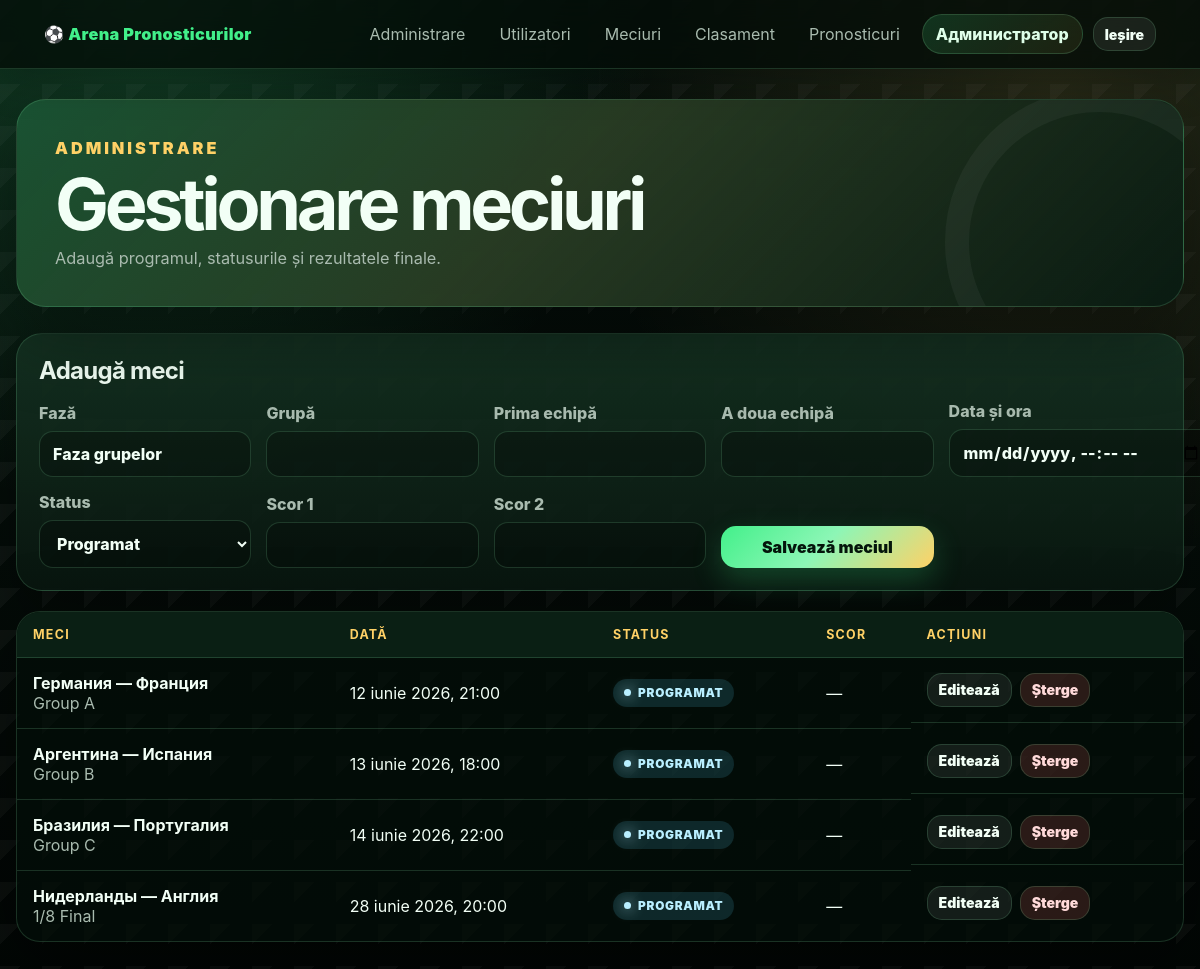
Before: /admin/matches.php (signed in) with the older database file.
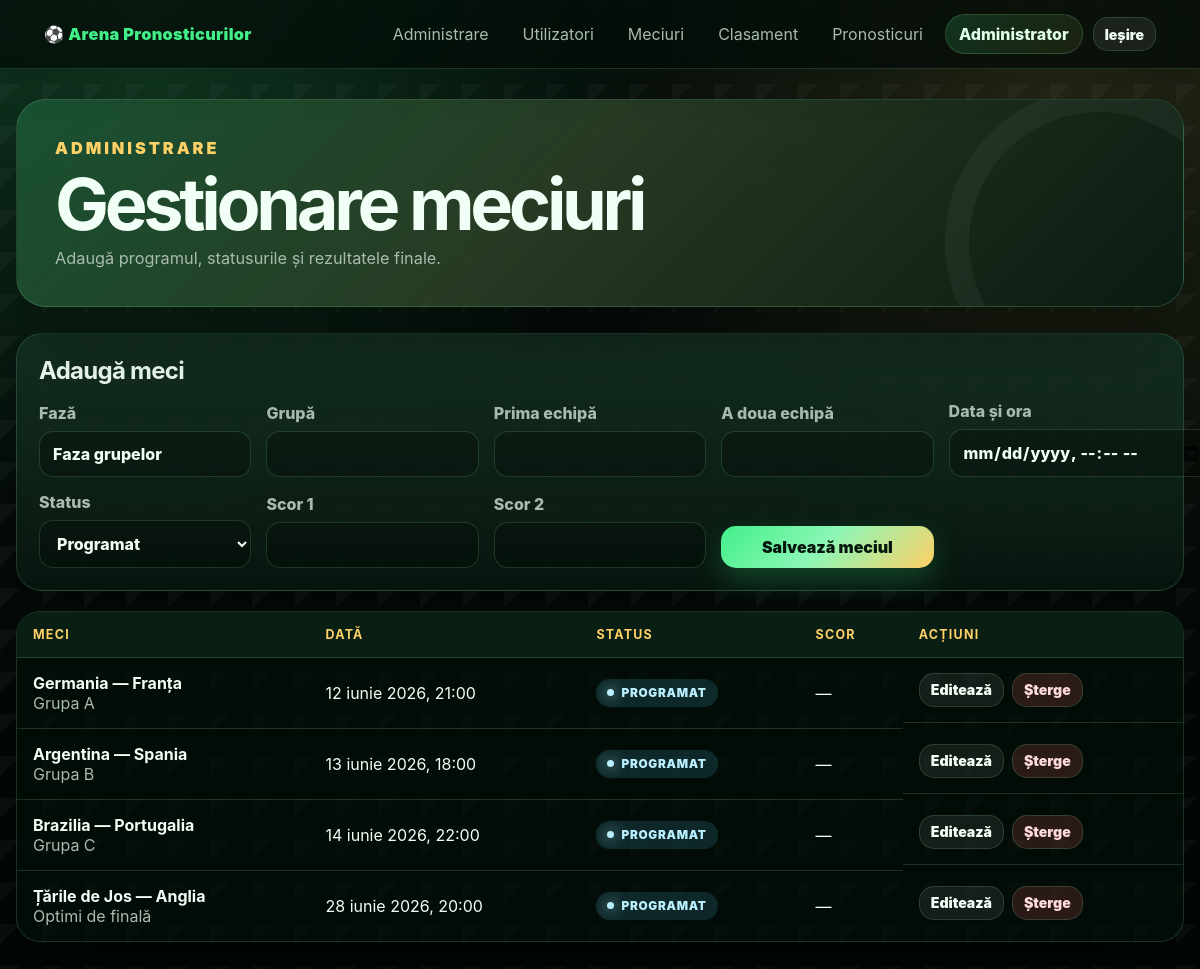
After: the same page with the newer database file.
### tables this page shows
CREATE TABLE IF NOT EXISTS users (
    id INT UNSIGNED AUTO_INCREMENT PRIMARY KEY,
    login VARCHAR(80) NOT NULL UNIQUE,
    password_hash VARCHAR(255) NOT NULL,
    role ENUM('admin', 'user') NOT NULL DEFAULT 'user',
    display_name VARCHAR(120) NOT NULL,
    created_at TIMESTAMP NOT NULL DEFAULT CURRENT_TIMESTAMP,
    updated_at TIMESTAMP NOT NULL DEFAULT CURRENT_TIMESTAMP ON UPDATE CURRENT_TIMESTAMP
);

CREATE TABLE IF NOT EXISTS matches (
    id INT UNSIGNED AUTO_INCREMENT PRIMARY KEY,
    tournament_stage VARCHAR(120) NOT NULL,
    group_name VARCHAR(80) NULL,
    team_home VARCHAR(120) NOT NULL,
    team_away VARCHAR(120) NOT NULL,
    match_datetime DATETIME NOT NULL,
    home_score TINYINT UNSIGNED NULL,
    away_score TINYINT UNSIGNED NULL,
    status ENUM('scheduled', 'live', 'finished') NOT NULL DEFAULT 'scheduled',
    created_at TIMESTAMP NOT NULL DEFAULT CURRENT_TIMESTAMP,
    updated_at TIMESTAMP NOT NULL DEFAULT CURRENT_TIMESTAMP ON UPDATE CURRENT_TIMESTAMP,
    INDEX idx_matches_datetime (match_datetime),
    INDEX idx_matches_status (status)
);

### db.php (called while the page is built, shortened)
<?php
function getDb(): PDO
{
    static $pdo = null;
    if ($pdo === null) {
        $dsn = 'mysql:host=' . DB_HOST . ';dbname=' . DB_NAME . ';charset=utf8mb4';
        $pdo = new PDO($dsn, DB_USER, DB_PASS, [
            PDO::ATTR_ERRMODE => PDO::ERRMODE_EXCEPTION,
            PDO::ATTR_DEFAULT_FETCH_MODE => PDO::FETCH_ASSOC,
            PDO::ATTR_EMULATE_PREPARES => false,
        ]);
    }
    return $pdo;
}

### includes/auth.php (called while the page is built, shortened)
<?php
require_once __DIR__ . '/../db.php';
require_once __DIR__ . '/helpers.php';
function currentUser(): ?array
{
    $stmt = getDb()->prepare('SELECT id, login, role, display_name FROM users WHERE id = ?');
    $stmt->execute([$_SESSION['user_id']]);
    $user = $stmt->fetch();
    return $user ?: null;
}
function isAdmin(?array $user): bool
{
    return $user && $user['role'] === 'admin';
}

### admin/matches.php (the view, shortened to what the changed rows need)
<?php
require_once __DIR__ . '/../includes/auth.php';
$pdo = getDb();
$edit = null;
$matches = $pdo->query('SELECT * FROM matches ORDER BY match_datetime ASC, id ASC')->fetchAll();
require __DIR__ . '/../includes/header.php';
?>
<section class="hero"><div><p class="eyebrow">Administrare</p><h1>Gestionare meciuri</h1><p>Adaugă programul, statusurile și rezultatele finale.</p></div></section>
<section class="panel">
    <h2><?= $edit ? 'Editează meciul' : 'Adaugă meci' ?></h2>
</section>
<div class="table-wrap"><table class="data-table"><thead><tr><th>Meci</th><th>Dată</th><th>Status</th><th>Scor</th><th>Acțiuni</th></tr></thead><tbody>
<?php foreach ($matches as $match): ?><tr>
    <td><strong><?= e($match['team_home']) ?> — <?= e($match['team_away']) ?></strong><br><span class="muted"><?= e($match['group_name'] ?: $match['tournament_stage']) ?></span></td>
    <td><?= e(formatMatchDate($match['match_datetime'])) ?></td><td><?= statusBadge($match['status']) ?></td>
    <td><?= $match['home_score'] !== null ? (int) $match['home_score'] . ':' . (int) $match['away_score'] : '—' ?></td>
    <td class="actions"><a class="btn btn-small" href="?edit=<?= (int) $match['id'] ?>">Editează</a><form method="post" onsubmit="return confirm('Ștergi meciul?')"><button class="btn btn-small btn-danger" type="submit">Șterge</button></form></td>
</tr><?php endforeach; ?>
</tbody></table></div>
<?php require __DIR__ . '/../includes/footer.php'; ?>

### includes/header.php (shortened to what the changed rows need)
<?php
require_once __DIR__ . '/auth.php';
$user = currentUser();
$isAdminPage = str_contains($_SERVER['SCRIPT_NAME'] ?? '', '/admin/');
$basePrefix = $isAdminPage ? '../' : '';
?>
<!doctype html>
<html lang="ro">
<head>
    <link rel="stylesheet" href="<?= $basePrefix ?>assets/css/style.css">
</head>
<body>
<header class="topbar">
    <nav class="nav">
        <?php if ($user): ?>
            <?php if (isAdmin($user)): ?>
                <a href="<?= $basePrefix ?>admin/dashboard.php">Administrare</a>
                <a href="<?= $basePrefix ?>admin/users.php">Utilizatori</a>
                <a href="<?= $basePrefix ?>admin/matches.php">Meciuri</a>
            <?php endif; ?>
            <a href="<?= $basePrefix ?>leaderboard.php">Clasament</a>
            <a href="<?= $basePrefix ?>predictions_matrix.php">Pronosticuri</a>
            <span class="user-chip"><?= e($user['display_name']) ?></span>
            <a class="btn btn-small" href="<?= $basePrefix ?>logout.php">Ieșire</a>
        <?php endif; ?>
    </nav>
</header>
<main class="container">

### includes/helpers.php (shortened to what the changed rows need)
<?php
function e(?string $value): string
{
    return htmlspecialchars((string) $value, ENT_QUOTES, 'UTF-8');
}
function formatMatchDate(string $dateTime): string
{
    $date = new DateTime($dateTime, new DateTimeZone(APP_TIMEZONE));
    $months = [
        1 => 'ianuarie', 2 => 'februarie', 3 => 'martie', 4 => 'aprilie',
        5 => 'mai', 6 => 'iunie', 7 => 'iulie', 8 => 'august',
        9 => 'septembrie', 10 => 'octombrie', 11 => 'noiembrie', 12 => 'decembrie',
    ];
    return $date->format('j') . ' ' . $months[(int) $date->format('n')] . ' ' . $date->format('Y, H:i');
}
function statusBadge(string $status): string
{
    $labels = [
        'scheduled' => 'Programat',
        'live' => 'În direct',
        'finished' => 'Finalizat',
    ];
    $label = $labels[$status] ?? ucfirst($status);
    return '<span class="badge badge-' . e($status) . '">' . e($label) . '</span>';
}

Changed rows visible on the page:
changed users: display_name "Администратор" → "Administrator"
changed matches: team_home "Германия" → "Germania"; team_away "Франция" → "Franța"; group_name "Group A" → "Grupa A"
changed matches: team_home "Аргентина" → "Argentina"; team_away "Испания" → "Spania"; group_name "Group B" → "Grupa B"
changed matches: team_home "Бразилия" → "Brazilia"; team_away "Португалия" → "Portugalia"; group_name "Group C" → "Grupa C"
changed matches: team_home "Нидерланды" → "Țările de Jos"; team_away "Англия" → "Anglia"; tournament_stage "1/8 Final" → "Optimi de finală"
